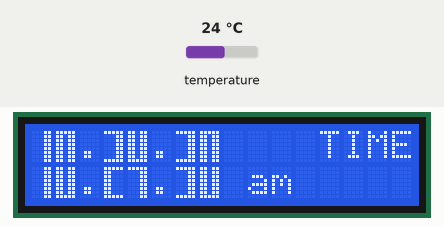
A sketch run on a simulated Arduino Uno, built with avr-gcc and run on an emulated ATmega328P. Shown: 16×2 character LCD. The inputs (shaded band) are chosen by the test bench; at power-on: temperature 24 °C. The local clock reads 2024-03-15 10:24:30 at power-on unless the sketch sets it; what the sketch prints to the serial monitor is not drawn.

Above: at 0.6 s.
At 4.7 s:
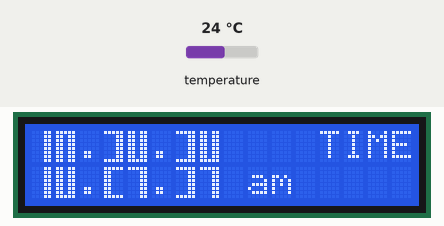
At 10.7 s:
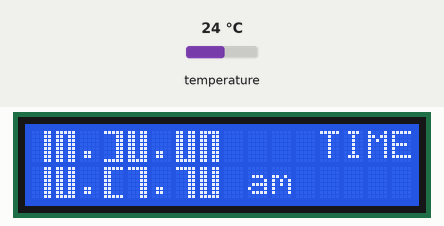
At 20.7 s:
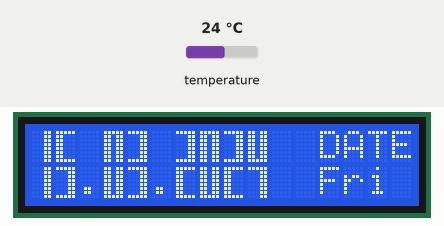
At 23.7 s:
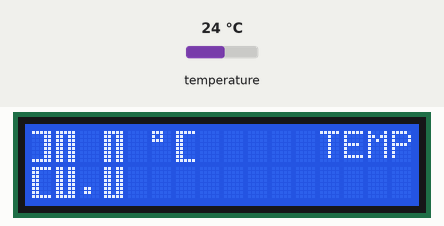
At 38.7 s:
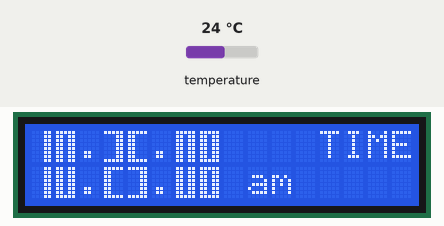

The sketch:

lcd_time_and_temp.ino
```cpp
#include <Wire.h>
#include <OneWire.h>
#include <DS1307RTC.h>
#include <Time.h>
#include <TimeLib.h>
#include <Timer.h>
#include <LiquidCrystal_I2C.h>
#include <DallasTemperature.h>

// Temp data wire is plugged into pin 11 on the Arduino
#define ONE_WIRE_BUS 11

OneWire oneWire(ONE_WIRE_BUS);
DallasTemperature sensors(&oneWire);

LiquidCrystal_I2C lcd(0x27, 16, 2); // set the LCD address to 0x27 for a 16 chars and 2 line display

Timer t;

int d = 165;
float temp = 0.0f; // current temp
byte bar1[8] =
{
  B11111,
  B11000,
  B11000,
  B11000,
  B11000,
  B11000,
  B11000,
  B11111
};
byte bar2[8] =
{
  B11111,
  B00011,
  B00011,
  B00011,
  B00011,
  B00011,
  B00011,
  B11111
};
byte bar3[8] =
{
  B00011,
  B00011,
  B00011,
  B00011,
  B00011,
  B00011,
  B00011,
  B00011
};
byte bar4[8] =
{
  B11111,
  B00011,
  B00011,
  B00011,
  B00011,
  B00011,
  B00011,
  B00011
};
byte bar5[8] =
{
  B11111,
  B00011,
  B00011,
  B00011,
  B00011,
  B00011,
  B00011,
  B11111
};
byte bar6[8] =
{
  B11111,
  B11011,
  B11011,
  B11011,
  B11011,
  B11011,
  B11011,
  B11111
};
byte bar7[8] =
{
  B11011,
  B11011,
  B11011,
  B11011,
  B11011,
  B11011,
  B11011,
  B11111
};
byte bar8[8] =
{
  B11111,
  B11011,
  B11011,
  B11011,
  B11011,
  B11011,
  B11011,
  B11011
};


void custom0(int col)
{ // uses segments to build the number 0
  lcd.setCursor(col, 0);
  lcd.write(8);
  lcd.setCursor(col, 1);
  lcd.write(7);
}

void custom1(int col)
{
  lcd.setCursor(col, 0);
  lcd.write(3);
  lcd.setCursor(col, 1);
  lcd.write(3);
}

void custom2(int col)
{
  lcd.setCursor(col, 0);
  lcd.write(2);
  lcd.setCursor(col, 1);
  lcd.write(1);
}

void custom3(int col)
{
  lcd.setCursor(col, 0);
  lcd.write(2);
  lcd.setCursor(col, 1);
  lcd.write(2);
}

void custom4(int col)
{
  lcd.setCursor(col, 0);
  lcd.write(7);
  lcd.setCursor(col, 1);
  lcd.write(4);
}

void custom5(int col)
{
  lcd.setCursor(col, 0);
  lcd.write(1);
  lcd.setCursor(col, 1);
  lcd.write(2);
}

void custom6(int col)
{
  lcd.setCursor(col, 0);
  lcd.write(1);
  lcd.setCursor(col, 1);
  lcd.write(6);
}

void custom7(int col)
{
  lcd.setCursor(col, 0);
  lcd.write(4);
  lcd.setCursor(col, 1);
  lcd.write(3);
}

void custom8(int col)
{
  lcd.setCursor(col, 0);
  lcd.write(6);
  lcd.setCursor(col, 1);
  lcd.write(6);
}

void custom9(int col)
{
  lcd.setCursor(col, 0);
  lcd.write(6);
  lcd.setCursor(col, 1);
  lcd.write(2);
}

void printNumber(int value, int col) {
  if (value == 0) {
    custom0(col);
  } if (value == 1) {
    custom1(col);
  } if (value == 2) {
    custom2(col);
  } if (value == 3) {
    custom3(col);
  } if (value == 4) {
    custom4(col);
  } if (value == 5) {
    custom5(col);
  } if (value == 6) {
    custom6(col);
  } if (value == 7) {
    custom7(col);
  } if (value == 8) {
    custom8(col);
  } if (value == 9) {
    custom9(col);
  }
}

int daylength;

void setup () {

  lcd.init();
  lcd.backlight();

  // assignes each segment a write number
  lcd.createChar(1, bar1);
  lcd.createChar(2, bar2);
  lcd.createChar(3, bar3);
  lcd.createChar(4, bar4);
  lcd.createChar(5, bar5);
  lcd.createChar(6, bar6);
  lcd.createChar(7, bar7);
  lcd.createChar(8, bar8);

  Serial.begin(9600);
  sensors.begin();  // Start up the library
  sensors.setResolution(11); // set resolution of temp bits (from 9 to 12)
  sensors.setWaitForConversion(false);
  sensors.requestTemperatures();
  delay (400);
  dallastempget();

  setSyncProvider(RTC.get);
  Serial.print("Time is ");
  Serial.print(hour());
  Serial.print(":");
  Serial.println(minute());
  Serial.print("Ambient Temperature is ");
  Serial.println(temp - 4);

  t.every(20000, displaydateandtemp);
  //t.every(400, dallastempget);

}

void loop() {

  t.update();
  displaytime();

}

void print2digits(int number) {

  // Output leading zero
  if (number >= 0 && number < 10) {
    lcd.write('0');
  }
  lcd.print(number);

}

void displaytime() {

  // Display time
  int hr = hourFormat12();
  int a, b;
  if (hr > 9) {
    a = (hr - (hr % 10)) / 10;
    hr = hr % 10;
  } else {
    a = 0;
  }

  b = hr;

  int minutes = minute();
  int c, d;
  if (minutes > 9) {
    c = (minutes - (minutes % 10)) / 10;
    minutes = minutes % 10;
  } else {
    c = 0;
  }

  d = minutes;

  int seconds = second();
  int e, f;
  if (seconds > 9) {
    e = (seconds - (seconds % 10)) / 10;
    seconds = seconds % 10;
  } else {
    e = 0;
  }

  f = seconds;

  lcd.setCursor(0, 0);
  printNumber(a, 0);
  printNumber(b, 1);
  printNumber(c, 3);
  printNumber(d, 4);
  printNumber(e, 6);
  printNumber(f, 7);

  lcd.setCursor(9, 1);
  if (isAM() == true)
  {
    lcd.print("am");
  }
  else
  {
    lcd.print("pm");
  }

  lcd.setCursor(2, 0);
  lcd.print(".");
  lcd.setCursor(2, 1);
  lcd.print(".");
  lcd.setCursor(5, 0);
  lcd.print(".");
  lcd.setCursor(5, 1);
  lcd.print(".");
  lcd.setCursor(12, 0);
  lcd.print("TIME");
  /*delay(400);
    lcd.setCursor(2, 0);
    lcd.print(" ");
    lcd.setCursor(2, 1);
    lcd.print(" ");
    lcd.setCursor(5, 0);
    lcd.print(" ");
    lcd.setCursor(5, 1);
    lcd.print(" ");
    delay(400);*/

}

void displaydateandtemp() {

  lcd.clear();

  // Display Day-of-Week
  //daylength = strlen(dayStr(weekday()));
  //lcd.setCursor((16 - daylength) / 2, 0);
  lcd.setCursor(12, 1);
  lcd.print(dayShortStr(weekday()));

  // Display date
  int days = day();
  int g, h;
  if (days > 9) {
    g = (days - (days % 10)) / 10;
    days = days % 10;
  } else {
    g = 0;
  }

  h = days;

  int months = month();
  int i, j;
  if (months > 9) {
    i = (months - (months % 10)) / 10;
    months = months % 10;
  } else {
    i = 0;
  }

  j = months;

  int years = year() - 2000;
  int k, l;
  if (years > 9) {
    k = (years - (years % 10)) / 10;
    years = years % 10;
  } else {
    k = 0;
  }

  l = years;

  printNumber(g, 0);
  printNumber(h, 1);
  printNumber(i, 3);
  printNumber(j, 4);
  printNumber(2, 6);
  printNumber(0, 7);
  printNumber(k, 8);
  printNumber(l, 9);

  lcd.setCursor(2, 1);
  lcd.print(".");
  lcd.setCursor(5, 1);
  lcd.print(".");
  lcd.setCursor(12, 0);
  lcd.print("DATE");
  /*
    lcd.setCursor(3, 1);
    print2digits(day());
    lcd.print(".");
    print2digits(month());
    lcd.print(".");
    lcd.print(year());
  */
  delay(3000);
  lcd.clear();

  // Display Temperature
  lcd.clear();

  dallastempget();
  temp = temp - 4;

  int celsius = (int)temp;
  int m, n;
  float o;
  if (celsius > 9) {
    m = (celsius - (celsius % 10)) / 10;
    celsius = celsius % 10;
  } else {
    m = 0;
  }

  n = celsius;
  o = (temp - (int)temp) * 10;

  lcd.setCursor(0, 0);
  printNumber(m, 0);
  printNumber(n, 1);
  printNumber(o, 3);

  lcd.setCursor(2, 1);
  lcd.print(".");
  lcd.setCursor(5, 0);
  lcd.print((char)223);
  lcd.print((char)1);
  lcd.setCursor(12, 0);
  lcd.print("TEMP");

  delay(3000);
  lcd.clear();

}

void dallastempget() {

  digitalWrite(13, HIGH);
  sensors.setWaitForConversion(false);
  temp = sensors.getTempCByIndex(0);
  sensors.requestTemperatures();
  digitalWrite(13, LOW);

}
```

Measured:
- what the display in image 0 shows lasts 1.0 s, from 0.6 s to 1.6 s
- what the display in image 3 shows lasts 3.1 s, from 20.6 s to 23.7 s
